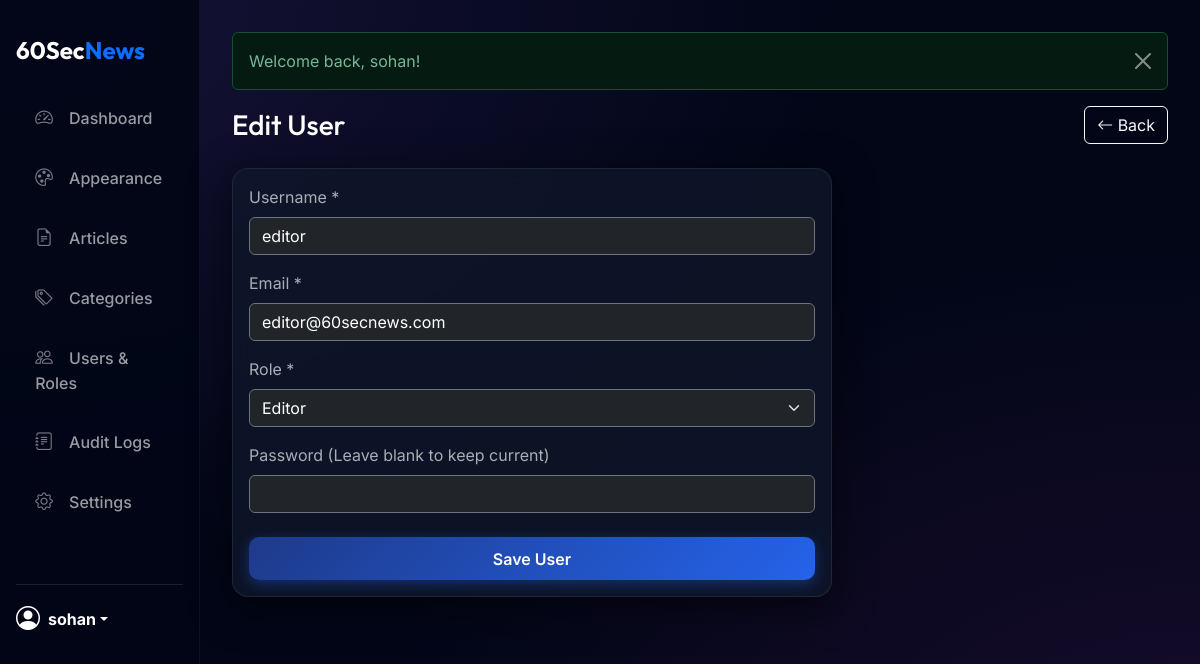
The app's page /public/admin/user_edit.php?id=3 (signed in) with its own data.
### tables this page shows
CREATE TABLE `users` (
  `id` int(11) NOT NULL,
  `username` varchar(50) NOT NULL,
  `email` varchar(100) NOT NULL,
  `password_hash` varchar(255) NOT NULL,
  `role_id` int(11) NOT NULL,
  `created_at` timestamp NOT NULL DEFAULT current_timestamp(),
  `last_login` timestamp NULL DEFAULT NULL,
  `login_attempts` int(11) DEFAULT 0,
  `lockout_time` timestamp NULL DEFAULT NULL,
  `status` enum('active','inactive','banned') DEFAULT 'active'
);

CREATE TABLE `roles` (
  `id` int(11) NOT NULL,
  `name` varchar(50) NOT NULL,
  `created_at` timestamp NOT NULL DEFAULT current_timestamp()
);

### public/admin/user_edit.php (the view, shortened to what this page needs)
<?php
require_once __DIR__ . '/../../app/helpers.php';
$db = DB::getInstance()->getConnection();
$user_id = isset($_GET['id']) ? (int) $_GET['id'] : 0;
$user = null;
if ($user_id > 0) {
    $stmt = $db->prepare("SELECT * FROM users WHERE id = ?");
    $stmt->execute([$user_id]);
    $user = $stmt->fetch();
}
$roles = $db->query("SELECT * FROM roles WHERE LOWER(name) != 'media' ORDER BY id ASC")->fetchAll();
?>
<?php require_once __DIR__ . '/layout/header.php'; ?>
<div class="d-flex justify-content-between align-items-center mb-4">
    <h1 class="h3 mb-0 text-white">
        <?= $user_id ? 'Edit User' : 'Add New User' ?>
    </h1>
    <a href="users.php" class="btn btn-outline-light"><i class="bi bi-arrow-left"></i> Back</a>
</div>
<div class="card" style="max-width: 600px;">
    <div class="card-body">
        <form method="POST">
            <div class="mb-3">
                <label class="form-label text-muted">Username *</label>
                <input type="text" name="username" class="form-control bg-dark text-white border-secondary"
                    value="<?= e($_POST['username'] ?? $user['username'] ?? '') ?>" required>
            </div>
            <div class="mb-3">
                <label class="form-label text-muted">Email *</label>
                <input type="email" name="email" class="form-control bg-dark text-white border-secondary"
                    value="<?= e($_POST['email'] ?? $user['email'] ?? '') ?>" required>
            </div>
            <div class="mb-3">
                <label class="form-label text-muted">Role *</label>
                <select name="role_id" class="form-select bg-dark text-white border-secondary" required>
                    <?php foreach ($roles as $role): ?>
                        <option value="<?= $role['id'] ?>" <?= (($user['role_id'] ?? '') == $role['id']) ? 'selected' : '' ?>>
                            <?= e($role['name']) ?>
                        </option>
                    <?php endforeach; ?>
                </select>
            </div>
            <div class="mb-4">
                <label class="form-label text-muted">Password
                    <?= $user_id ? '(Leave blank to keep current)' : '*' ?>
                </label>
                <input type="password" name="password" class="form-control bg-dark text-white border-secondary"
                    <?= $user_id ? '' : 'required' ?>>
            </div>
            <button type="submit" class="btn btn-primary w-100">Save User</button>
        </form>
    </div>
</div>
<?php require_once __DIR__ . '/layout/footer.php'; ?>

### public/admin/layout/header.php (style rules this page uses)
:root { --primary-gradient: linear-gradient(135deg, #1e3a8a 0%, #2563eb 100%); --glass-bg: rgba(255, 255, 255, 0.03); --glass-border: rgba(255, 255, 255, 0.08); --sidebar-width: 260px; --radius-premium: 16px; }
body { font-family: 'Inter', sans-serif; background-color: #0c0e14; color: #e2e8f0; min-height: 100vh; }
body.theme-admin-midnight { background-color: #020617; background-image: radial-gradient(at 0% 0%, rgba(139, 92, 246, 0.15) 0px, transparent 50%), radial-gradient(at 100% 100%, rgba(217, 70, 239, 0.1) 0px, transparent 50%); color: #f8fafc; }
body.theme-admin-midnight .card { background: rgba(15, 23, 42, 0.8); border: 1px solid rgba(255, 255, 255, 0.08); box-shadow: 0 10px 40px rgba(0, 0, 0, 0.6); }
h1, h2, h3, h4, .fw-bold, .sidebar-brand { font-family: 'Outfit', sans-serif; }
.card { background: rgba(30, 41, 59, 0.4); backdrop-filter: blur(10px); -webkit-backdrop-filter: blur(10px); border: 1px solid var(--glass-border); border-radius: var(--radius-premium); box-shadow: 0 10px 30px -10px rgba(0, 0, 0, 0.3); overflow: hidden; }
.btn-primary { background: var(--primary-gradient); border: none; box-shadow: 0 4px 14px 0 rgba(37, 99, 235, 0.39); border-radius: 10px; padding: 0.6rem 1.5rem; font-weight: 600; transition: all 0.3s; }

### records on screen
users: username "editor", email "editor@60secnews.com", role_id "Editor"

### other values on screen
$_SESSION['username'] "sohan"
$message "Welcome back, sohan!"
